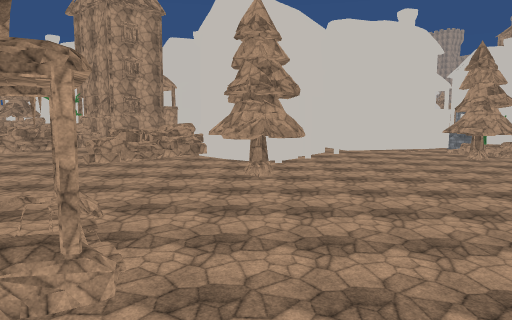
[1] (above)

17 first-person views from a walk through a scene from a Unity 3-D project. The camera is 1.3 m above the floor, tilts 6° down and sees 70° across. The floor is counted in squares, 2 m on a side. Each view is taken from the middle of a square. On the plan, view 1 faces up. The plan holds only what a view shows up to about 11 squares ahead; the rest is blank. The place goes on beyond the plan. Surface patterns are stand-ins for the level's own textures.

[2]
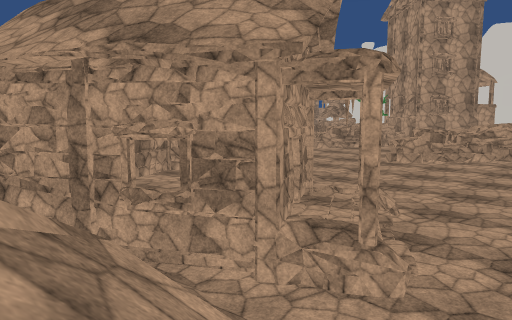

[3]
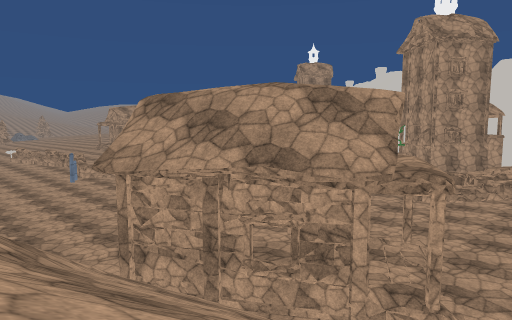

[4]
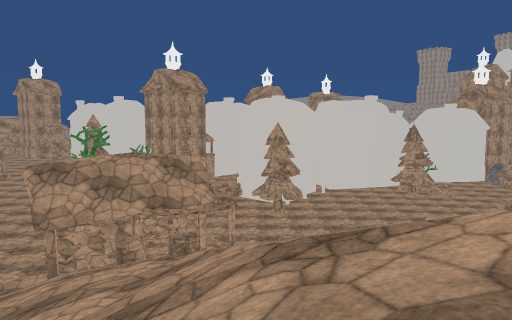

[5]
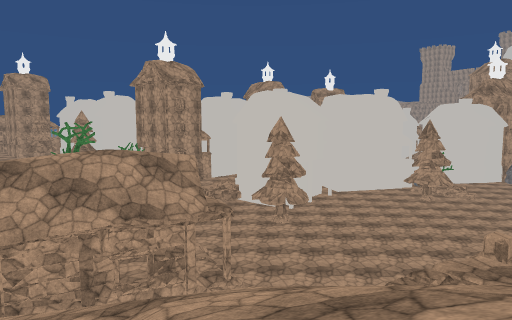

[6]
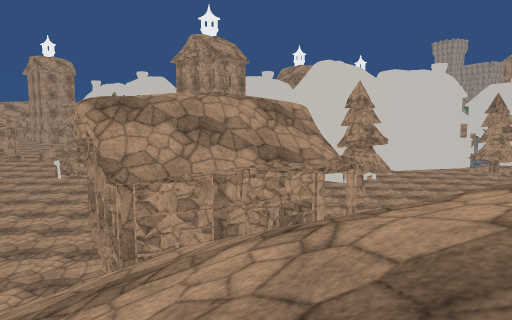

[7]
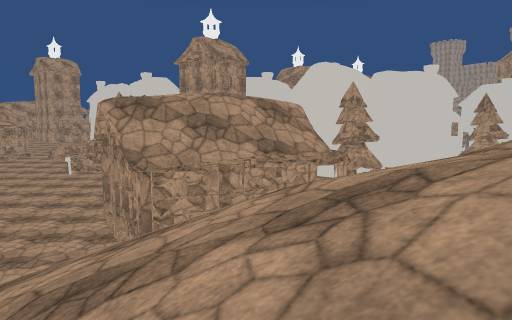

[8]
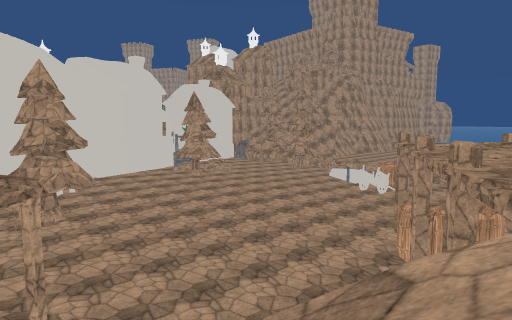

[9]
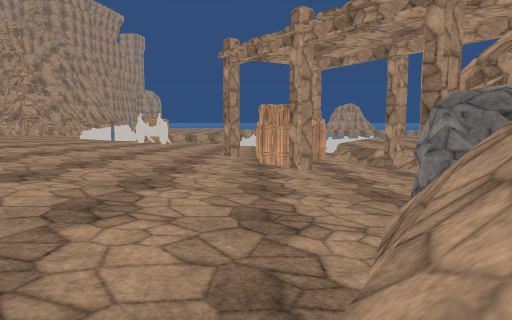

[10]
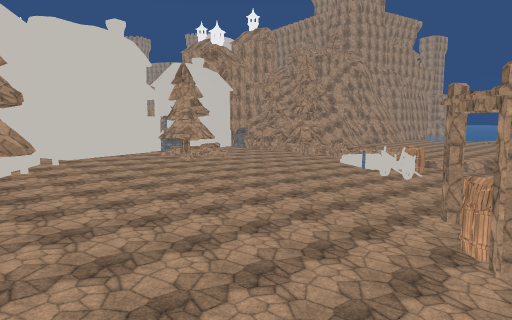

[11]
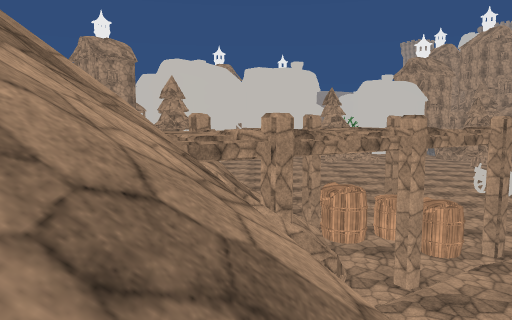

[12]
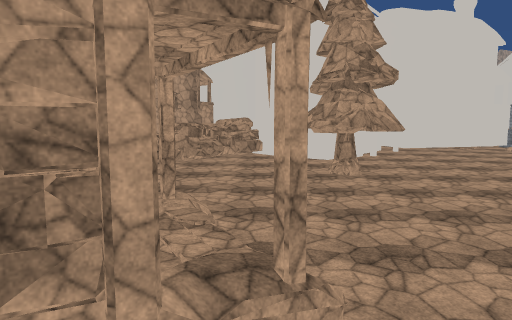

[13]
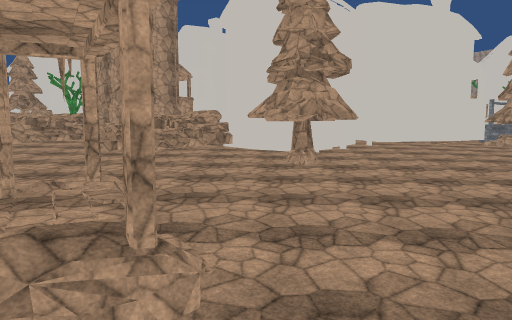

[14]
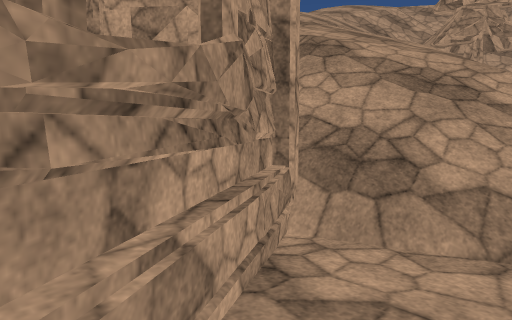

[15]
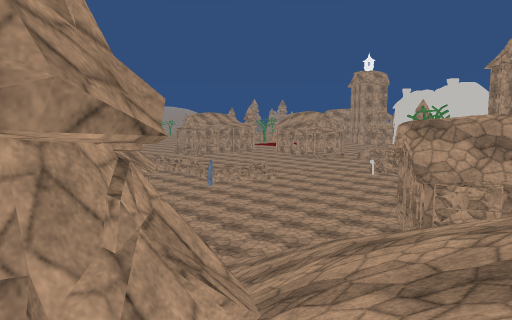

[16]
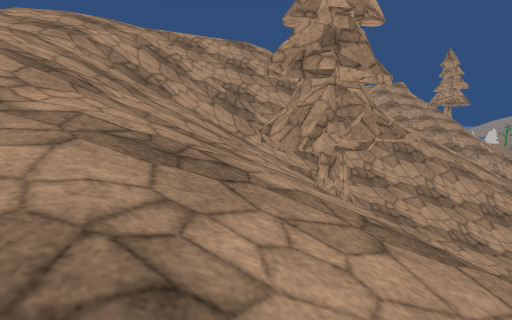

[17]
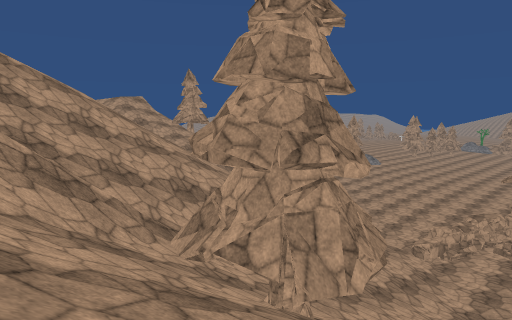

### Floor plan
Key: @ floor where view 1 was taken; # wall or solid block; . main floor; : floor 0.25 m higher than the main floor; - floor 0.5 m lower than the main floor; _ floor 1 m lower than the main floor; < floor 1.25 m lower than the main floor; ( floor 1.75 m lower than the main floor; / step, stairs or slope; = window, fence, low wall or low ledge; v drop or lower ground; H house; R rock; O other object.
Columns run from 8 left of view 1 to 11 right of it. Each row starts with its distance up from view 1.
 13       #  HH
 12 ::: :##.HH.....
 11 ::::##..........
 10  :..#...........
  9   ......#......---
  8   ...........----_
  7    ........-----__
  6     ##..------____
  5    ###/----________
  4 ##  ##=-___________
  3 -#  ###__________<<<
  2 -#####//______O<O<<(
  1 _/#/////==___<OOO(((
  0 ////////@#R#<<<<OO(
 -1  ///////     <(#//
 -2 /////////     //__
 -3 /////////   ##/__
 -4 /////////  v
 -5  //////// /v
 -6    ////// ///
 -7   /#/////  //
 -8 ///#/////   /
 -9 /////////v
-10 /////////v
-11 /////////
-12 /////////
-13 ////////
-14 /////
-15 /////

Where each view was taken, in squares from view 1:
view 1: 0 up, 0 right, facing up
view 2: 0 up, 0 right, facing up-left
view 3: 2 down, 0 right, facing up-left
view 4: 8 down, 1 left, facing up
view 5: 6 down, 1 left, facing up
view 6: 5 down, 4 left, facing up
view 7: 6 down, 4 left, facing up
view 8: 2 down, 3 left, facing up-right
view 9: 2 up, 2 left, facing right
view 10: 0 up, 1 left, facing up-right
view 11: 8 down, 4 right, facing up
view 12: 1 up, 2 left, facing up
view 13: 1 up, 1 left, facing up
view 14: 3 up, 8 left, facing down-right
view 15: 8 down, 3 left, facing up-left
view 16: 2 down, 4 left, facing down
view 17: 5 down, 2 left, facing down-left
